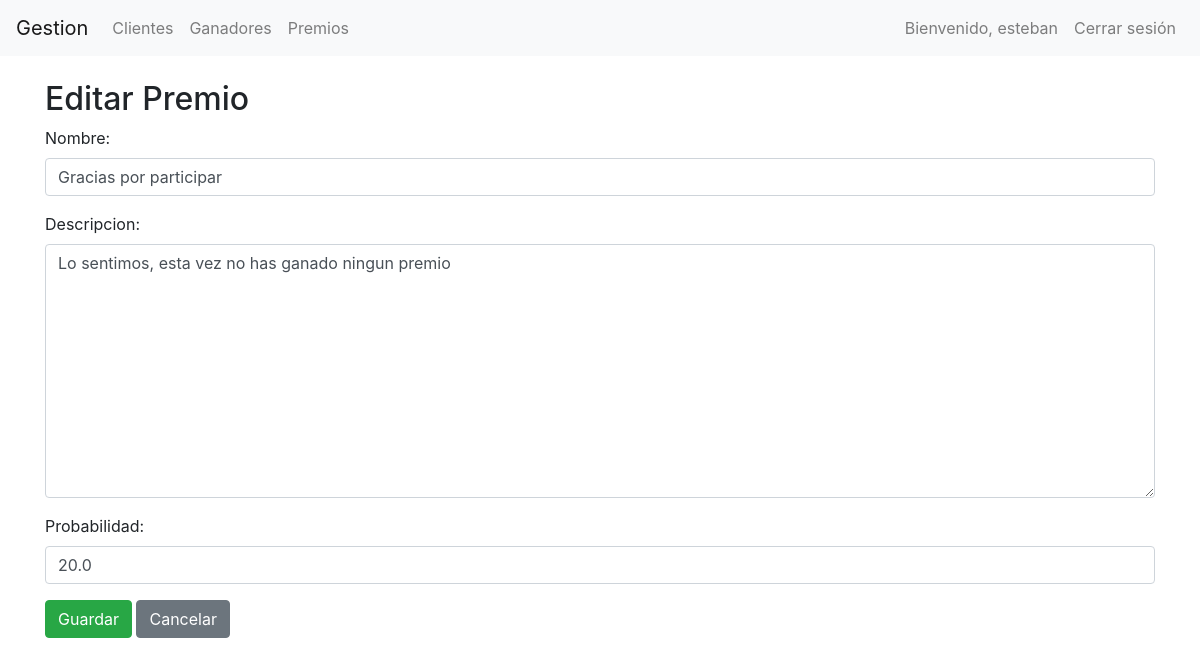
Page /ruleta/premios/editar/27/ (signed in) on the committed database.
### ruleta/models.py (models this page shows, shortened)
class Premio(models.Model):
    nombre = models.CharField(max_length=100)
    descripcion = models.TextField()
    probabilidad = models.FloatField()
    activo = models.BooleanField(default=True)
    color = models.CharField(max_length=7, default="#ffffff")

### ruleta/views.py (the view)
# urls.py: path('premios/editar/<int:pk>/', views.PremioUpdateView.as_view(), name='premio_update'),
class PremioUpdateView(LoginRequiredMixin, AdminRequiredMixin, UpdateView):
    model = Premio
    form_class = PremioForm
    template_name = 'ruleta/premio_form.html'
    success_url = reverse_lazy('premio_list')

### ruleta/forms.py
class PremioForm(forms.ModelForm):
    class Meta:
        model = Premio
        fields = ['nombre', 'descripcion', 'probabilidad']
        widgets = {
            'nombre': forms.TextInput(attrs={'class': 'form-control'}),
            'descripcion': forms.Textarea(attrs={'class': 'form-control'}),
            'probabilidad': forms.NumberInput(attrs={'class': 'form-control', 'step': '0.01'}),
        }

### ruleta/views.py (called while the page is built)
    def test_func(self):
        return self.request.user.is_staff or self.request.user.is_superuser

### ruleta/templates/ruleta/premio_form.html (shortened to what this page needs)
{% extends "base.html" %}
{% block content %}
  <h2>{% if form.instance.pk %}Editar Premio{% else %}Agregar Premio{% endif %}</h2>
  <form method="post">
    {{ form.as_p }}
    <button type="submit" class="btn btn-success">Guardar</button>
    <a href="{% url 'premio_list' %}" class="btn btn-secondary">Cancelar</a>
  </form>
{% endblock %}

### ruleta/templates/base.html (shortened to what this page needs)
<!DOCTYPE html>
<html lang="en">
<head>
    <link rel="stylesheet" href="https://maxcdn.bootstrapcdn.com/bootstrap/4.5.2/css/bootstrap.min.css">
</head>
<body>
    <nav class="navbar navbar-expand-lg navbar-light bg-light">
        <a class="navbar-brand" href="{% url 'admin_main' %}">Gestion</a>
        <div class="collapse navbar-collapse" id="navbarNav">
            <ul class="navbar-nav mr-auto">
                <li class="nav-item">
                    <a class="nav-link" href="{% url 'cliente_list' %}">Clientes</a>
                </li>
                <li class="nav-item">
                    <a class="nav-link" href="{% url 'ganador_list' %}">Ganadores</a>
                </li>
                <li class="nav-item">
                    <a class="nav-link" href="{% url 'premio_list' %}">Premios</a>
                </li>
            </ul>
            <ul class="navbar-nav ml-auto">
                {% if user.is_authenticated %}
                    <li class="nav-item">
                        <span class="nav-link">Bienvenido, {{ user.username }}</span>
                    </li>
                    <li class="nav-item">
                        <form method="post" action="{% url 'logout' %}">
                            <button type="submit" class="btn btn-outline-danger nav-link" style="border: none;">Cerrar sesión</button>
                        </form>
                    </li>
                {% else %}
                    <li class="nav-item">
                        <a class="nav-link btn btn-outline-primary" href="{% url 'login' %}">Iniciar sesión</a>
                    </li>
                {% endif %}
            </ul>
        </div>
    </nav>
    <div class="container mt-4">
        {% block content %}
        {% endblock %}
    </div>
</body>
</html>

### rows in the picture
Premio: nombre "Gracias por participar", descripcion "Lo sentimos, esta vez no has ganado ningun premio", probabilidad "20.0"

### other values in the picture
{{ user.username }} "esteban"
